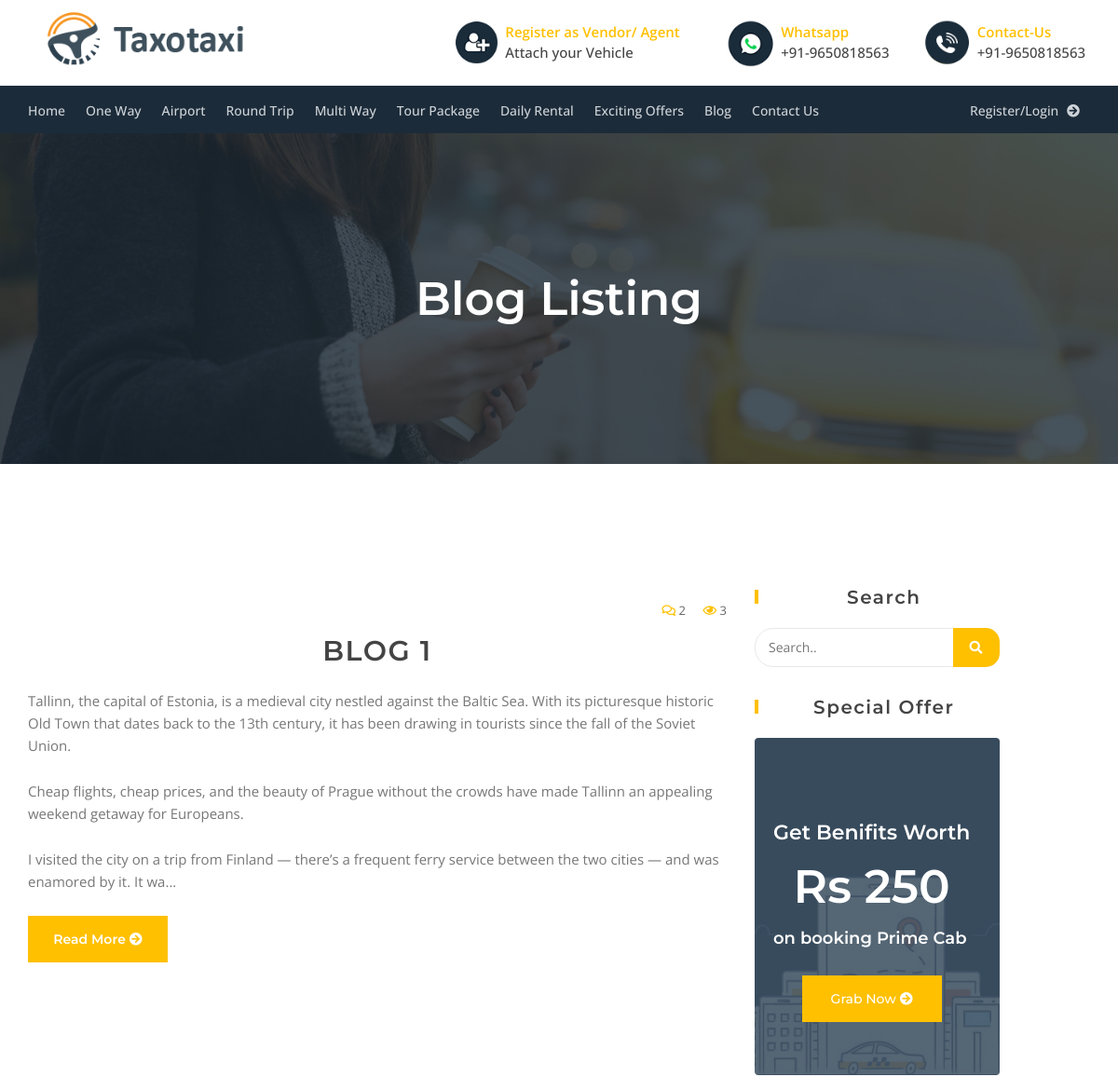
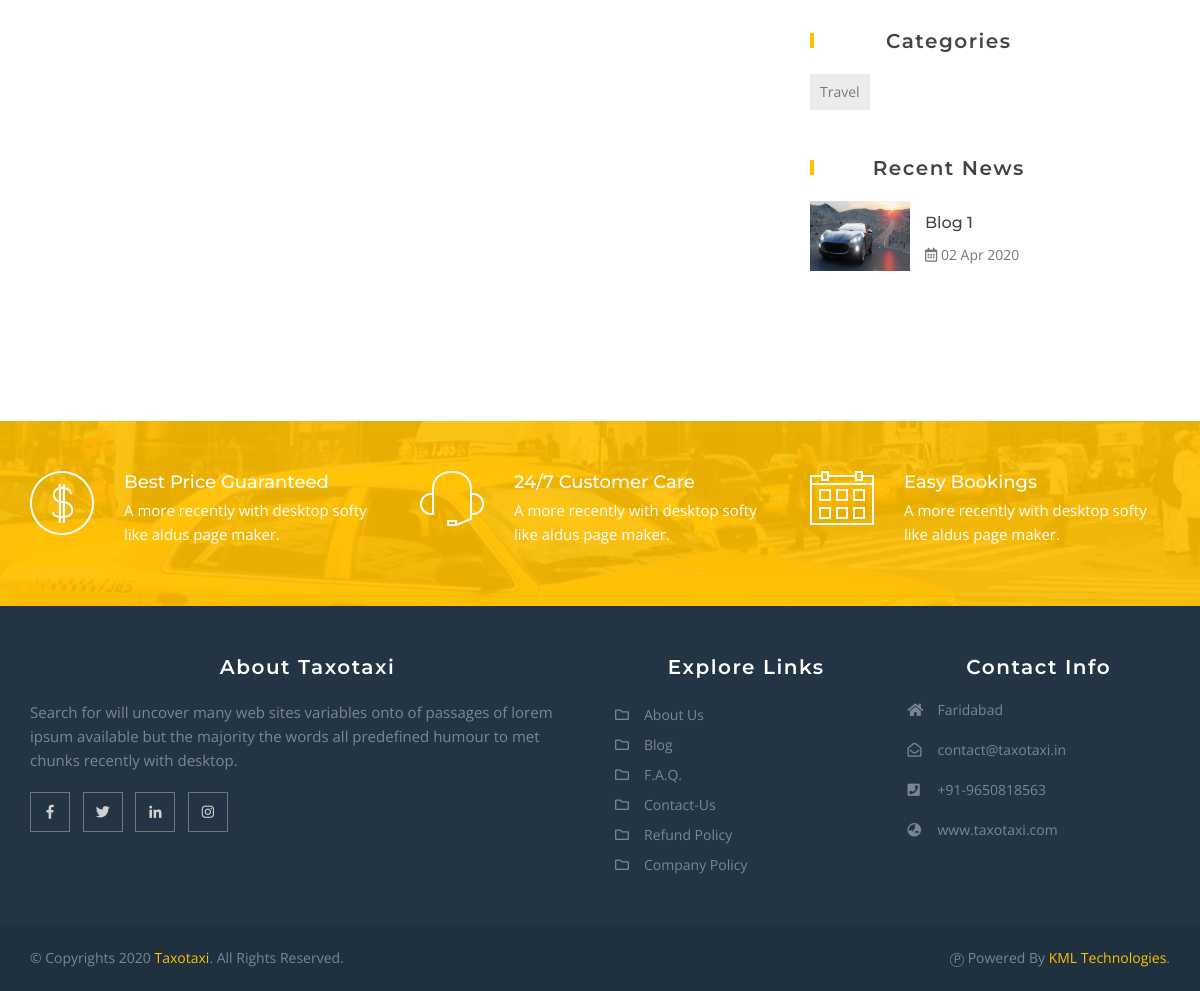
Screenshot of /blog/ with the database file from the repository (2 pictures, top to bottom).
### blog/models.py (models this page shows, shortened)
class post(models.Model):
    title = models.CharField(max_length = 200)
    category = models.ForeignKey(categories, on_delete=models.CASCADE)
    content = models.TextField()
    date = models.DateField()
    published = models.BooleanField(default=1)
    main_image = models.ImageField()
    views = models.IntegerField(default=0)
    image1 = models.ImageField(blank=True, null=True)
    image2 = models.ImageField(blank=True, null=True)
    image3 = models.ImageField(blank=True, null=True)
    image4 = models.ImageField(blank=True, null=True)
    class Meta:
        ordering = ('-date',)
    def get_short_content(self):
        if len(self.content) > 500:
            short_content = self.content[:500]
            short_content += "..."
            return short_content
        return self.content
    def count_comments(self):
        count = comment.objects.filter(post = self).count()
        return count

class categories(models.Model):
    title = models.CharField(max_length = 100)
    keywords = models.TextField(blank=True, null=True)
    class Meta:
        verbose_name_plural = 'Categories'

### blog/views.py (the view)
# urls.py: path('', BlogHomeView, name='home'),
def BlogHomeView(request):
    all_categories = categories.objects.all()
    all_posts = post.objects.order_by('-date')
    popularposts = all_posts[:3]
    search_term = ''
    if 'category' in request.GET:
        selected_category_title = request.GET.get('category')
        all_posts = all_posts.filter(category__title = selected_category_title)
    if 'search' in request.GET:
        search_term = request.GET['search']
        print(search_term)
        all_posts = all_posts.filter(Q(title__icontains = search_term)| Q(content__contains=search_term))
    paginator = Paginator(all_posts, 5)
    page = request.GET.get('page')
    all_posts = paginator.get_page(page)
    get_dict_copy = request.GET.copy()
    params = get_dict_copy.pop('page', True) and get_dict_copy.urlencode()
    context = {
        'categories': all_categories,
        'posts': all_posts,
        'popularposts': popularposts,
        'params': params,
        'search_term': search_term
    }
    return render(request, 'bloghome.html', context)

### blog/templates/bloghome.html (shortened to what this page needs)
{% extends 'new_base.html' %}
{% load static %}
{% block content %}
		<div class="tj-wrapper">
	    	<div class="tj-inner-banner">
	    		<div class="container">
	    			<h2>Blog Listing</h2>
	    		</div>
	    	</div>
			<section class="blog-list">
				<div class="container">
					<div class="row">
						<div class="col-md-8 col-sm-8 col-xs-12">
                            {% for post in posts %}
                            {% if post.published %}
							<article class="blog-item">
								<div class="blog-outer">
									<div class="blog-post slider-post">
										<ul class="blog_meta">
											<li><i class="far fa-comments"></i> {{ post.count_comments }}</li>
											<li><i class="far fa-eye"></i> {{ post.views }}</li>
										</ul>
										<h3>{{ post.title|upper }}</h3>
										<div class="blog-text">
											<p>{{ post.get_short_content|escape|linebreaks }}</p>
											<a href="{% url 'blog:post' post.id %}" class="tj-btn2">Read More <i class="fa fa-arrow-circle-right" aria-hidden="true"></i></a>
										</div>
									</div>
								</div>
							</article>
                            {% endif %}
                            {% endfor %}
						</div>
                        {% include 'widgets.html' %}
					</div>
				</div>
			</section>
			<section class="tj-cal-to-action">
				<div class="container">
					<div class="row">
						<div class="col-md-4 col-sm-4">
							<div class="cta-box">
								<img src="{% static 'images/cta-icon1.png' %}" alt="">
								<div class="cta-text">
									<strong>Best Price Guaranteed</strong>
									<p>A more recently with desktop softy  like aldus page maker.</p>
								</div>
							</div>
						</div>
						<div class="col-md-4 col-sm-4">
							<div class="cta-box">
								<img src="{% static 'images/cta-icon2.png' %}" alt="">
								<div class="cta-text">
									<strong>24/7 Customer Care</strong>
									<p>A more recently with desktop softy  like aldus page maker.</p>
								</div>
							</div>
						</div>
						<div class="col-md-4 col-sm-4">
							<div class="cta-box">
								<img src="{% static 'images/cta-icon3.png' %}" alt="">
								<div class="cta-text">
									<strong>Easy Bookings</strong>
									<p>A more recently with desktop softy  like aldus page maker.</p>
								</div>
							</div>
						</div>
					</div>
				</div>
			</section>
		</div>
{% endblock content %}

### blog/templates/widgets.html
{% load static %}
						<div class="col-md-3 col-sm-2">
							<div class="tj-sidebar-outer">
								<div class="search_widget widget">
									<h3>Search</h3>
									<form class="search-form">
										<input type="search" placeholder="Search.." id="search-field" name='search' value="{{search_term}}">
										<button type="submit"><i class="fas fa-search"></i></button>
									</form>
								</div>
								<div class="fleet-ad widget">
									<h3>Special Offer</h3>
									<div class="fleet-box">
										<img src="{% static 'images/fleet-banner.jpg' %}" alt="">
										<div class="ad-info" style="margin-top: auto; margin-bottom: auto">
											<h4>Get Benifits worth</h4>
											<strong class="price">Rs 250</strong>
											<h5>on booking Prime Cab</h5>
											<div class="book_fleet">
												<a href="{% url 'core:contact' %}">Grab Now <i class="fa fa-arrow-circle-right" aria-hidden="true"></i></a>
											</div>
										</div>
									</div>
								</div>
								<div class="tagCloud widget">
									<h3>Categories</h3>
									<div class="tags">
                                        {% for category in categories %}
										<a href="?category={{ category.title }}&{{ params }}">{{ category.title }}</a>
                                        {% endfor %}
									</div>
								</div>
								<div class="recent-post widget">
									<h3>Recent News</h3>
									<div class="recent-news">
										<ul>
                                            {% for post in popularposts %}
											<li>
												<figure>
													<a href="{% url 'blog:post' post.id %}"><img src="{{ post.main_image.url }}" style="width: 100px; height: 70px; margin-top: auto; margin-bottom: auto;" alt=""></a>
												</figure>
												<div class="detail-box">
													<h4><a href="{% url 'blog:post' post.id %}">{{ post.title }}</a></h4>
													<span><i class="far fa-calendar-alt"></i> {{ post.date|date:'d M Y' }}</span>
												</div>
											</li>
                                            {% endfor %}
										</ul>
									</div>
								</div>
							</div>
						</div>

### static_in_venv/css/color.css (style rules this page uses)
.links-widget .flinks-list li a:hover,.contact-box li a:hover,.tj-nav-holder .navbar-default .navbar-nav .dropdown-menu > li > a:hover,.tj-nav-holder .dropdown-menu > li > a:focus,.tj-nav-holder .nav .open > a, .tj-nav-holder .nav .open > a:hover,.tj-nav-holder .nav .open > a:focus, .tj-nav-holder .navbar-default .navbar-nav > .open > a,.tj-nav-holder .navbar-default .navbar-nav > .open > a:hover,.tj-nav-holder .navbar-default .navbar-nav > .open > a:focus,.booking-summary .fare-box strong span,.tj-accordion-holder .panel-title > a[aria-expanded="true"]:after,.about-info .facts-list li i,.about-info a,.tj-copyright p a,.video-tour figure .video-caption a,.fleet-list-box span,.open_hours h4,.trip-cabs-outer .nav-tabs li.active a,.fact-box i,.tj-cal-to-action2 .cta-btn a,.fleet-grid-box .price-box strong,.fleet-list-box .fleet-text .price-box strong,.tj-p404-section .p404-title,.app-info ul li i,.cab-box .cab-price,.cab-box .cab-price span,.cab-box .cab-desc a,.cta-list li .icon,.cta-list li .icomoon,.review-info .rating,.testimonial-info .icomoon,.address-box .icomoon,.fleet-info-box a, .fleet-list-box a,.tj-tweets ul li a,.tj-tweets ul li .date,.navbar-default .navbar-nav .open .dropdown-menu > li > a:hover, .navbar-default .navbar-nav .open .dropdown-menu > li > a:focus, .cab-col-outer .fleet-grid-box a:hover,.tj-nav-holder .navbar-default .navbar-nav > li > a:hover,.tj-nav-holder .navbar-default .navbar-nav > li > a:focus,.fleet-info-box .fleet-info span,.breadcrumb-list li.active,.tj-tweets span,.info_box i,.info_box .info_text .info_title,.service-box .icon-outer i,.tj-logo h1 a,.pagination > .active > a,.pagination > .active > a:hover,.blog-outer .blog_meta li i, .recent-news .detail-box h4 a:hover, ul.cats li a:hover,.blog-text .tj-btn2:hover { color:#ffc000; }
.tj-reviews .owl-theme .owl-controls .owl-nav [class*="owl-"],.tj-nav-holder .book_btn a, .book_fleet a,.cab-col-outer .fleet-grid-box a:before,.trip_form .search-btn,.trip-type-frm .search-btn,.fleet-inner a,.tj-form2-tabs .nav-tabs > li.active > a,.tj-form2-tabs .nav-tabs > li.active > a:hover,.tj-form2-tabs .nav-tabs > li.active > a:focus,.tab-content .trip-frm2 .search-btn,.contact_frm .submit-btn,.service-box .service-caption a,.tj-book-services .service-box:hover .icon-outer i,.tj-slider .owl-theme .owl-controls .owl-nav [class*="owl-"]:hover,.car-tabs .nav-tabs > li.active > a,.car-tabs .nav-tabs > li.active > a:hover,.car-tabs .nav-tabs > li.active > a:focus,.tj-slider .owl-theme .owl-dots .owl-dot.active span,.tj-slider .owl-theme .owl-dots .owl-dot:hover span,.tj-btn:after,.cab-services .cab-service-box:after,.booking-frm .book-btn,.tj-contact-form .btn-submit,.slide-caption .slide-btns .btn-style-1,.slide-caption .slide-btns .btn-style-2,.banner-inner .banner-btns .btn-style-1,.banner-inner .banner-btns .btn-style-2,.tj-reviews .owl-theme .owl-controls .owl-nav [class*="owl-"]:hover,.payment-frm .book-btn,.tj-user-bfrm .book-btn,.success-msg a,.cab-box .cab-desc a:after,.account-frm .save-btn,.account-frm .cancel-btn,.search-form button,.blog-outer .blog-thumb .blog-date strong,.slider-post #blog-slider .owl-controls .owl-nav [class*="owl-"], .tags a:hover,.blog-text .tj-btn2:before,.quote-author:before,.sharing_links li a,.post-nav-control a ,.comments-info .reply ,.comment-btn { background-color:#ffc000; }
.fleet-info-box a, .fleet-list-box a,.about-widget .fsocial-links li a:hover,.tj-tabs .nav-tabs > li.active > a,.tj-tabs .nav-tabs > li.active > a:hover,.tj-tabs .nav-tabs > li.active > a:focus,.info_box i,.cab-col-outer .fleet-grid-box .tj-btn2:after,.trip-frm-tabs .nav-tabs > li.active > a,.trip-frm-tabs .nav-tabs > li.active > a:hover, .trip-frm-tabs .nav-tabs > li.active > a:focus,.service-box .icon-outer,.cab-filter-nav a.current,.tj-footer2 .fsocial-links li a:hover,.tj-nav-holder .navbar-default .navbar-nav > li > a:hover,.search_widget h3:before,.fleet-ad h3:before,.tagCloud h3:before,.recent-post h3:before,.categroies h3:before,.blog-text .tj-btn2:after,.quote blockquote { border-color:#ffc000; }
.tj-cal-to-action:after { background: rgba(255,192,0,0.9); }

### rows the page displays
post: count_comments "2", views "3", title "BLOG 1", get_short_content "Tallinn, the capital of Estonia, is a medieval city nestled against the Baltic Sea. With its picturesque historic Old Town that dates back to the 13th century, it has been drawing in tourists since the fall of the Soviet Union. Cheap flights, cheap prices, and the beauty of Prague without the crowds have made Tallinn an appealing weekend getaway for Europeans. I visited the city on a trip from Finland — there’s a frequent ferry service between the two cities — and was enamored by it. It wa...", main_image (picture), title "Blog 1", date "02 Apr 2020"
categories: title "Travel"
